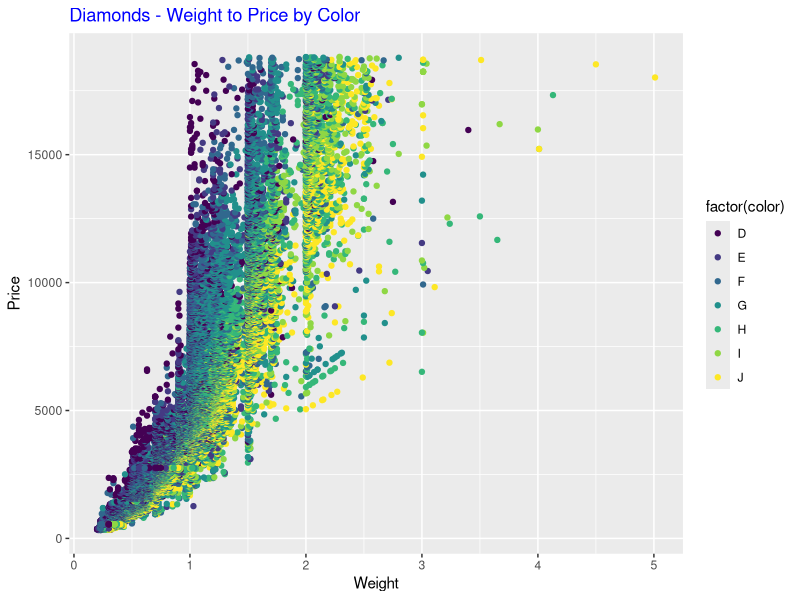
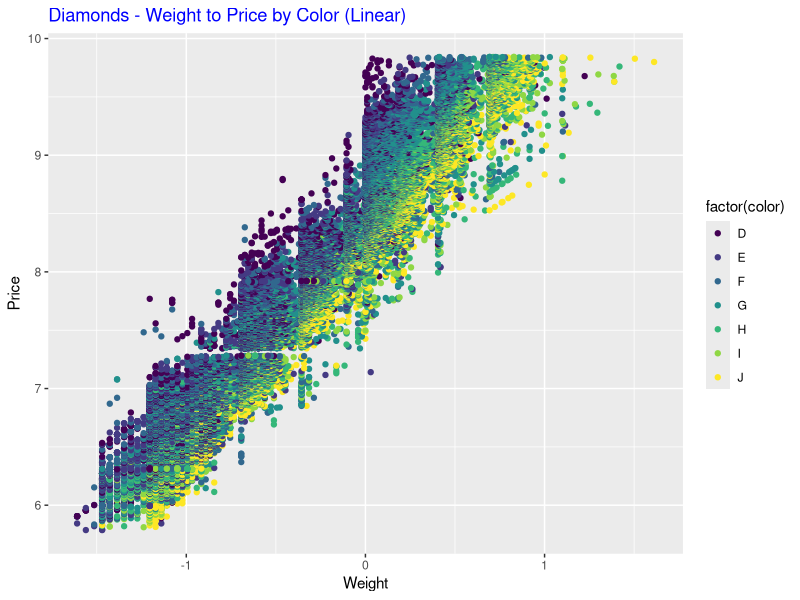
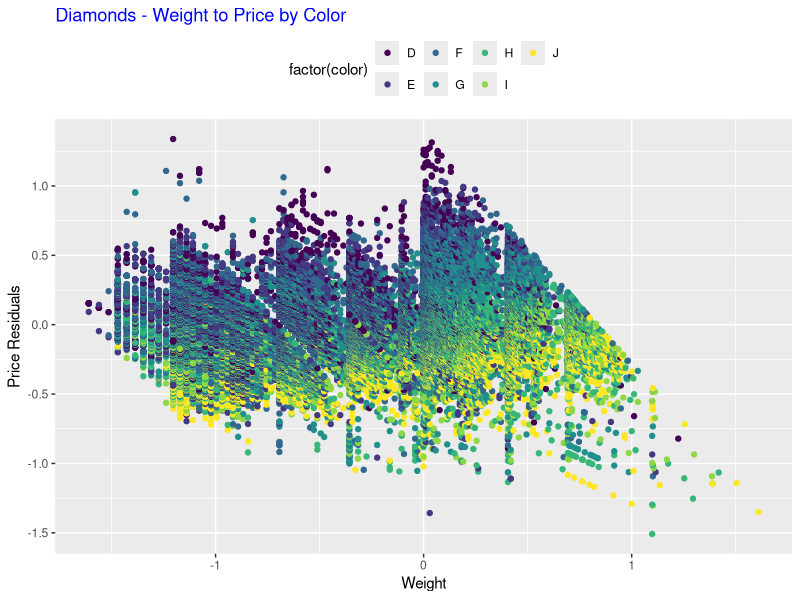
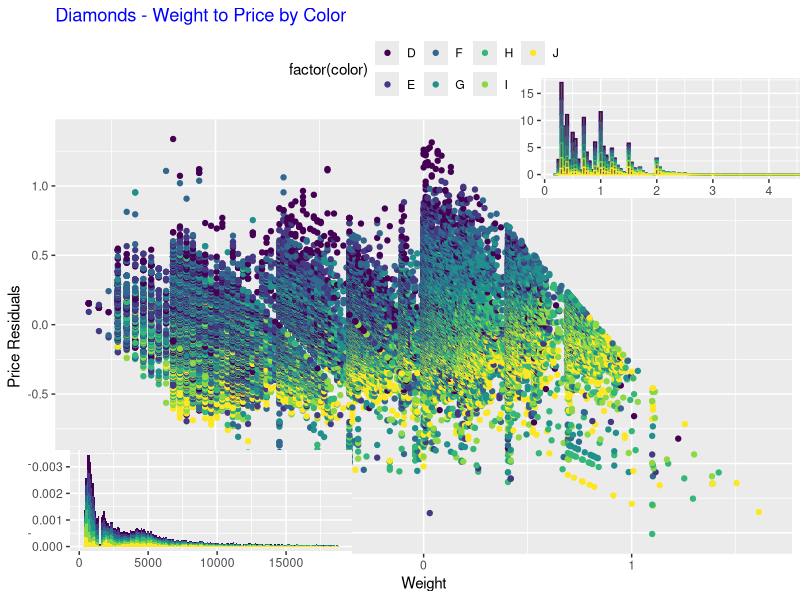

Source code (R) for these figures, in order:
##Prof G - Nice work!
library(ggplot2)
  # install.packages("grid")
library(grid)
  # We need two packages above to finish questions

#2
ggplot(diamonds,aes(carat,price,color=factor(color)))+geom_point()+labs(
  title="Diamonds - Weight to Price by Color",x='Weight',y='Price')+
  theme(plot.title=element_text(colour='blue'))
  # plot data,carat=x-axis,price=y-axis,use 'color' as colur, and make a scatter point graph
  # add title name and x-y axis name
  # change title color to blue as sample shows



#3
ggplot(diamonds,aes(log(carat),log(price),color=factor(color)))+geom_point()+
  labs(title="Diamonds - Weight to Price by Color (Linear)",x='Weight',y='Price')+
  theme(plot.title=element_text(colour='blue'))
  # same as question 1 but use log(data) as input to remove non-linearity

#4
diamonds_lm = lm(log(price) ~ log(carat), diamonds) 
  # use linear regression function to sort data and use log(price) and residual price as input data
ggplot(diamonds,aes(log(carat), resid(diamonds_lm),color=factor(color)))+geom_point()+
  labs(title="Diamonds - Weight to Price by Color",x='Weight',y='Price Residuals')+
  theme(plot.title=element_text(colour='blue'),legend.position="top")
  # plot a scatter graph and add title names
  # re-position legend "factor(color)" to the top

#5
hist_carat <- ggplot(diamonds,aes(carat,colour=factor(color)))+geom_histogram(aes(y=..density..),binwidth=0.05) +
              theme(axis.title.x=element_blank(),axis.title.y=element_blank(),legend.position='none',plot.margin=unit(c(0,0,0,0),'cm'))
hist_price <- ggplot(diamonds,aes(price,fill=factor(color)))+geom_histogram(aes(y=..density..),binwidth=100) +
              theme(axis.title.x=element_blank(),axis.title.y=element_blank(),legend.position='none',plot.margin=unit(c(0,0,0,0),'cm'))
  # make two density histograms and name them as hist_carat and hist_price
  # take off axis name and 'factor(color)' as sample figure shows
diamonds_lm = lm(log(price) ~ log(carat), diamonds) 
ggplot(diamonds,aes(log(carat), resid(diamonds_lm),color=factor(color)))+geom_point()+
  labs(title="Diamonds - Weight to Price by Color",x='Weight',y='Price Residuals')+
  theme(plot.title=element_text(colour='blue'),legend.position='top')
  # repeat steps in #4 again to make background graph
vp1 <- viewport(w=0.4,h=0.2,x=0.24,y=0.15)
  # define the position of hist_price
vp2 <- viewport(w=0.4,h=0.2,x=0.85,y=0.77)
  # define the position of hist_carat
print(hist_price, vp = vp1)
print(hist_carat, vp = vp2)
  # place hist_price on position vp1, and hist_carat on position vp2

